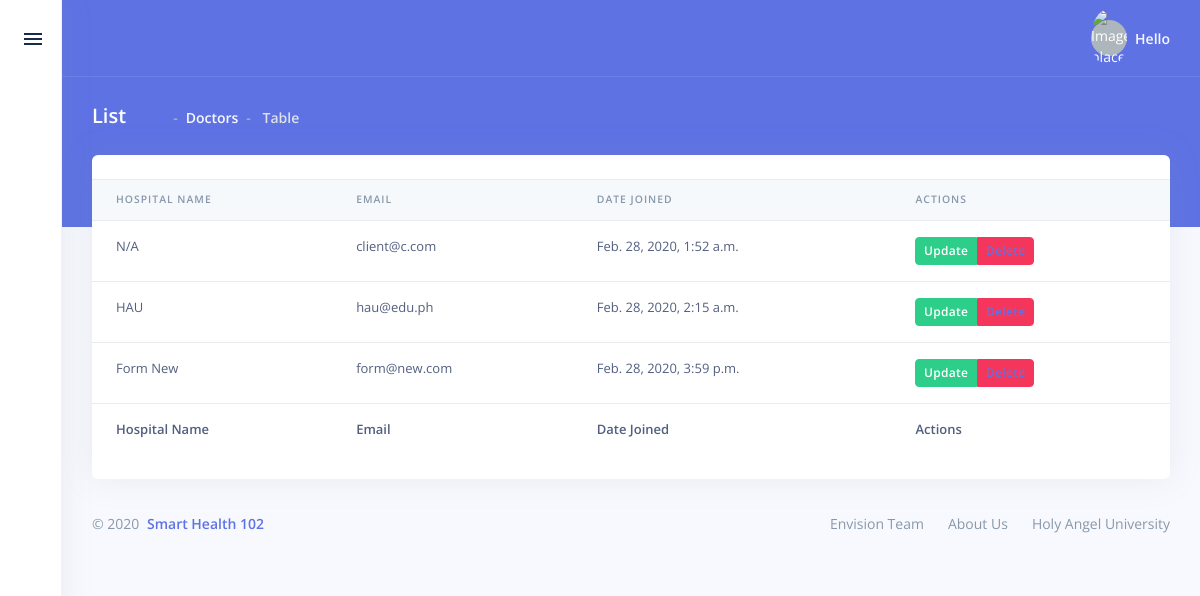
Screenshot of /users/clients/ with the database file from the repository.
### users/models.py (models this page shows)
class CustomUser(AbstractUser):
    hospitalName = models.CharField(max_length=100, null=True, default="N/A")
    lastName = models.CharField(max_length=100, null=True, default="N/A")
    firstName = models.CharField(max_length=100, null=True, default="N/A")
    middleName = models.CharField(max_length=100, null=True, default="N/A")
    homeAddress = models.TextField(max_length=255, null=True, default="N/A")
    city = models.CharField(max_length=30, null=True, default="N/A")
    state = models.CharField(max_length=30, null=True, default="N/A")
    postal = models.CharField(max_length=30, null=True, default="N/A")
    country = models.CharField(max_length=30, null=True, default="N/A")
    birthDate = models.CharField(max_length=100, null=True, default="N/A")
    doctorPK = models.CharField(max_length=255, blank=True)
    specialization = models.CharField(max_length=200, null=True, default="N/A")
    medications = models.TextField(max_length=300, blank=True)
    medicalDirectives = models.TextField(max_length=300, blank=True)
    medicalProblems = models.TextField(max_length=300, blank=True)
    vitalSigns = models.TextField(max_length=300, blank=True)
    physicalExam = models.TextField(max_length=300, blank=True)
    medicalHistory = models.TextField(max_length=300, blank=True)
    medicationPlan = models.TextField(max_length=300, blank=True)
    medicalOrders = models.TextField(max_length=300, blank=True)
    alkPhos = models.CharField(max_length=10, blank=True)
    bun = models.CharField(max_length=10, blank=True)
    calcium = models.CharField(max_length=10, blank=True)
    chloride = models.CharField(max_length=10, blank=True)
    co2 = models.CharField(max_length=10, blank=True)
    creatinine = models.CharField(max_length=10, blank=True)
    po4 = models.CharField(max_length=10, blank=True)
    potassium = models.CharField(max_length=10, blank=True)
    sgot = models.CharField(max_length=10, blank=True)
    biliTotal = models.CharField(max_length=10, blank=True)
    uricAcid = models.CharField(max_length=10, blank=True)
    ldhTotal = models.CharField(max_length=10, blank=True)
    sodium = models.CharField(max_length=10, blank=True)
    height = models.CharField(max_length=10, blank=True)
    weight = models.CharField(max_length=10, blank=True)
    temperature = models.CharField(max_length=10, blank=True)
    tempSite = models.CharField(max_length=10, blank=True)
    pulseRate = models.CharField(max_length=10, blank=True)
    pulseRhytm = models.CharField(max_length=10, blank=True)
    respRate = models.CharField(max_length=10, blank=True)
    bpSystolic = models.CharField(max_length=10, blank=True)
    bpDiastolic = models.CharField(max_length=10, blank=True)
    cholesterol = models.CharField(max_length=10, blank=True)
    hdl = models.CharField(max_length=10, blank=True)
    ldl = models.CharField(max_length=10, blank=True)
    bgRandom = models.CharField(max_length=10, blank=True)
    cxr = models.CharField(max_length=10, blank=True)
    ekg = models.CharField(max_length=10, blank=True)
    papSmear = models.CharField(max_length=10, blank=True)
    breastExam = models.CharField(max_length=10, blank=True)
    mammogram = models.CharField(max_length=10, blank=True)
    hemoccult = models.CharField(max_length=10, blank=True)
    fluVax = models.CharField(max_length=10, blank=True)
    pneumovax = models.CharField(max_length=10, blank=True)
    tdBooster = models.CharField(max_length=10, blank=True)
    footExam = models.CharField(max_length=10, blank=True)
    eyeExam = models.CharField(max_length=10, blank=True)
    mobile_number = models.CharField(max_length=11, null=True,blank=False, validators=[RegexValidator(r'^\d{10,11}$')])
    GENDER_CHOICES = (
        ('Male', 'Male'),
        ('Female', 'Female'),
        ('Other', 'Other'),
        ('Prefer not to say', 'Prefer not to say')
    )
    USER_TYPE = (
        ('Doctor', 'Doctor'),
        ('Patient', 'Patient'),
        ('Nurse', 'Nurse'),
        ('Client', 'Client')
    )
    STATUS = (
        ('Single', 'Single'),
        ('Married', 'Married'),
        ('Divorced', 'Divorced'),
        ('Legally Seperated', 'Legally Seperated'),
        ('Widowed', 'Widowed')
    )
    WARD_CHOICES = (
        ('SH-102', 'SH-102'),
        ('SH-101', 'SH-101'),
        ('SH-201', 'SH-201'),
    )
    ward = models.CharField(max_length=10, choices=WARD_CHOICES, blank=True)
    maritalStatus = models.CharField(max_length=20, null=True, choices=STATUS, blank=True)
    userType = models.CharField(max_length=100, choices=USER_TYPE, blank=False)
    gender = models.CharField(max_length=20, choices=GENDER_CHOICES, blank=False)
    def __str__(self):
        return self.email

### users/views.py (the view)
class ClientListView(ListView):
    template_name = "clients/views/clients_table.html"
    def get_queryset(self, *args, **kwargs):
        qs = CustomUser.objects.filter(userType="Client")
        print(qs)
        context = {
            'qs': qs
        }
        return context

### templates/clients/views/clients_table.html (shortened to what this page needs)
<!DOCTYPE html>
<html>
  <head>
    {% include 'containers/components/css.html' %}
  </head>
  <body>
    {% include 'containers/layouts/sidenavbar/main_sidenavbar.html' %}
    <div class="main-content" id="panel">
      <nav
        class="navbar navbar-top navbar-expand navbar-dark bg-primary border-bottom"
      >
        <div class="container-fluid">
          <div class="collapse navbar-collapse" id="navbarSupportedContent">
            {% include 'containers/layouts/navbar/whosin.html' %}
          </div>
        </div>
      </nav>
      <div class="header bg-primary pb-6">
        <div class="container-fluid">
          <div class="header-body">
            {% include 'clients/layouts/clients_main_header.html' %}
          </div>
        </div>
      </div>
      <div class="container-fluid mt--6">
        <div class="row">
        {% include 'clients/data/data_clients_table.html' %}
        </div>
        {% include 'containers/layouts/footer/main_footer.html' %}
      </div>
    </div>
  </body>
</html>

### templates/clients/data/data_clients_table.html (shortened to what this page needs)
<!DOCTYPE html>
<html>
  <head>
    {% include 'containers/components/css.html' %}
  </head>
</html>
<div class="col">
  <div class="card">
    <div class="table-responsive py-4">
      <table class="table table-flush" id="datatable-buttons">
        <thead class="thead-light">
          <tr>
            <th>Hospital Name</th>
            <th>Email</th>
            <th>Date Joined</th>
            <th>Actions</th>
          </tr>
        </thead>
        <tfoot>
          <tr>
            <th>Hospital Name</th>
            <th>Email</th>
            <th>Date Joined</th>
            <th>Actions</th>
          </tr>
        </tfoot>
        <tbody>
          {% for client in object_list.qs %}
          <tr>
            <td>
                {{ client.hospitalName }}
            </td>
            <td>{{client.email}}</td>
            <td>{{ client.date_joined }}</td>
            <td>
              <div class="btn-group">
                <button type="button" class="btn btn-success btn-sm">
                  Update
                </button>
                <button type="button" class="btn btn-danger btn-sm">
                  <a href="{% url 'users:delete' client.username %}">Delete</a>
                </button>
              </div>
            </td>
          </tr>
          {% endfor %}
        </tbody>
      </table>
    </div>
  </div>
</div>

### rows the page displays
CustomUser: hospitalName "N/A", email "client@c.com", date_joined "Feb. 28, 2020, 1:52 a.m."
CustomUser: hospitalName "HAU", email "hau@edu.ph", date_joined "Feb. 28, 2020, 2:15 a.m."
CustomUser: hospitalName "Form New", email "form@new.com", date_joined "Feb. 28, 2020, 3:59 p.m."
